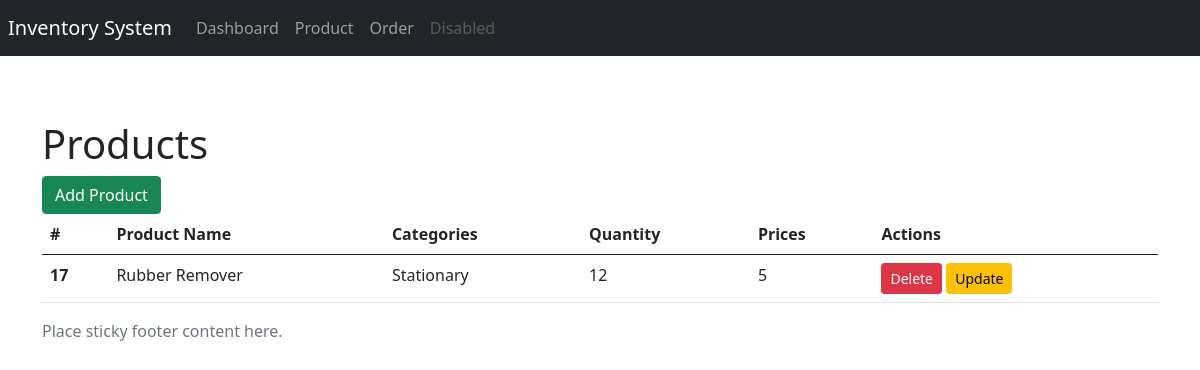
Screenshot of /Management/product (signed in) with the database file from the repository.
### Management/models.py (models this page shows, shortened)
class Product(models.Model):
    ProductName=models.CharField(max_length=100,null=True)
    ProductCategories= models.CharField(max_length=50,choices=CATEGORY,null=True)
    ProductPrice=models.PositiveBigIntegerField(null=True)
    ProductQty=models.PositiveBigIntegerField(null=True)

### Account/decorator.py (the view)
        def wrapper(request,*args, **kwargs):
            group = None
            if Group.objects.exists():
                group = Group.objects.all()
                print(group)
                return view_func(request,*args, **kwargs)
            else:
                print(group)
                return view_func(request,*args, **kwargs)

### Account/decorator.py (called while the page is built)
def allowed_users(allowed_roles=[]):
    def decorators(view_func):
        def wrapper(request,*args, **kwargs):
            group = None
            if Group.objects.exists():
                group = Group.objects.all()
                print(group)
                return view_func(request,*args, **kwargs)
            else:
                print(group)
                return view_func(request,*args, **kwargs)
        return wrapper
    return decorators

### Management/views.py (called while the page is built)
@login_required(login_url='user-login')
@allowed_users(allowed_roles=['Admin'])
def product(request):
    productsInfo = models.Product.objects.all()
    if request.method=="POST":
        form = ProductForm(request.POST)
        if form.is_valid():
            form.save()
            messages.success(request,"Product Added successfully")
        else:
            messages.warning(request,"Product Addition Unsuccessful.")
    else:
        form = ProductForm()
    ProductDictionary = {'ProductInfo':productsInfo,'form':form}
    return render(request,"Management/product.html",ProductDictionary)

### templates/Management/product.html (shortened to what this page needs)
{% extends "Management/layout.html" %}
{% load crispy_forms_tags %}
{% block pagename %}
Products
{% endblock pagename %}
{% block productnew %}
<button type="button" class="btn btn-success" data-toggle="modal" data-target="#exampleModal">
  Add Product
</button>
{% endblock productnew %}
{% block content %}
<div class="">
<table class="table table-hover">
  <thead>
    <tr>
      <th scope="col">#</th>
      <th scope="col">Product Name</th>
      <th scope="col">Categories</th>
      <th scope="col">Quantity</th>
      <th scope="col">Prices</th>
      <th scope="col">Actions</th>
    </tr>
  </thead>
  <tbody>
      {% if ProductInfo %}
      {% for ProductInfo  in ProductInfo %}
<tr>
  <th scope="row">{{ProductInfo.id}}</th>
  <td>{{ProductInfo.ProductName}}</td>
  <td>{{ProductInfo.ProductCategories}}</td>
  <td>{{ProductInfo.ProductQty}}</td>
  <td>{{ProductInfo.ProductPrice}}</td>
  <td>
    <button type="button" class="btn btn-sm btn-danger" onclick="window.location.href='/Management/productdelete/{{ProductInfo.id}}'">Delete</button>
    <button type="button" class="btn btn-sm btn-warning" onclick="window.location.href='/Management/updateProduct/{{ProductInfo.id}}'">Update</button>
    </td>
</tr>
{% endfor %}
{% else %}
<tr><td>---</td><td>---</td><td>---</td><td>---</td><td>---</td><td>---</td></tr>
{% endif %}
  </tbody>
</table>
</div>
{% endblock content %}

### rows the page displays
Product: id "17", ProductName "Rubber Remover", ProductCategories "Stationary", ProductQty "12", ProductPrice "5"
